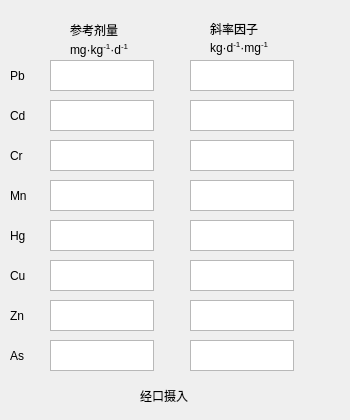
    <widget class="QWidget" name="tab">
     <property name="styleSheet">
      <string notr="true"/>
     </property>
     <attribute name="title">
      <string>经口摄入</string>
     </attribute>
     <widget class="QLabel" name="label_60">
      <property name="geometry">
       <rect>
        <x>10</x>
        <y>340</y>
        <width>61</width>
        <height>31</height>
       </rect>
      </property>
      <property name="text">
       <string>As</string>
      </property>
     </widget>
     <widget class="QLabel" name="label_52">
      <property name="geometry">
       <rect>
        <x>10</x>
        <y>140</y>
        <width>61</width>
        <height>31</height>
       </rect>
      </property>
      <property name="text">
       <string>Cr</string>
      </property>
     </widget>
     <widget class="QLabel" name="label_54">
      <property name="geometry">
       <rect>
        <x>10</x>
        <y>100</y>
        <width>61</width>
        <height>31</height>
       </rect>
      </property>
      <property name="text">
       <string>Cd</string>
      </property>
     </widget>
     <widget class="QLabel" name="label_59">
      <property name="geometry">
       <rect>
        <x>10</x>
        <y>180</y>
        <width>61</width>
        <height>31</height>
       </rect>
      </property>
      <property name="text">
       <string>Mn</string>
      </property>
     </widget>
     <widget class="QLabel" name="label_57">
      <property name="geometry">
       <rect>
        <x>10</x>
        <y>260</y>
        <width>61</width>
        <height>31</height>
       </rect>
      </property>
      <property name="text">
       <string>Cu</string>
      </property>
     </widget>
     <widget class="QLabel" name="label_58">
      <property name="geometry">
       <rect>
        <x>10</x>
        <y>300</y>
        <width>61</width>
        <height>31</height>
       </rect>
      </property>
      <property name="text">
       <string>Zn</string>
      </property>
     </widget>
     <widget class="QLabel" name="label_56">
      <property name="geometry">
       <rect>
        <x>10</x>
        <y>60</y>
        <width>61</width>
        <height>31</height>
       </rect>
      </property>
      <property name="text">
       <string>Pb</string>
      </property>
     </widget>
     <widget class="QLabel" name="label_53">
      <property name="geometry">
       <rect>
        <x>10</x>
        <y>220</y>
        <width>61</width>
        <height>31</height>
       </rect>
      </property>
      <property name="text">
       <string>Hg</string>
      </property>
     </widget>
     <widget class="QTextEdit" name="rfdm_cd">
      <property name="geometry">
       <rect>
        <x>50</x>
        <y>100</y>
        <width>104</width>
        <height>31</height>
       </rect>
      </property>
     </widget>
     <widget class="QTextEdit" name="rfdm_cr">
      <property name="geometry">
       <rect>
        <x>50</x>
        <y>140</y>
        <width>104</width>
        <height>31</height>
       </rect>
      </property>
     </widget>
     <widget class="QTextEdit" name="rfdm_mn">
      <property name="geometry">
       <rect>
        <x>50</x>
        <y>180</y>
        <width>104</width>
        <height>31</height>
       </rect>
      </property>
     </widget>
     <widget class="QTextEdit" name="rfdm_as">
      <property name="geometry">
       <rect>
        <x>50</x>
        <y>340</y>
        <width>104</width>
        <height>31</height>
       </rect>
      </property>
     </widget>
     <widget class="QTextEdit" name="rfdm_cu">
      <property name="geometry">
       <rect>
        <x>50</x>
        <y>260</y>
        <width>104</width>
        <height>31</height>
       </rect>
      </property>
     </widget>
     <widget class="QTextEdit" name="rfdm_zn">
      <property name="geometry">
       <rect>
        <x>50</x>
        <y>300</y>
        <width>104</width>
        <height>31</height>
       </rect>
      </property>
     </widget>
     <widget class="QTextEdit" name="rfdm_pb">
      <property name="geometry">
       <rect>
        <x>50</x>
        <y>60</y>
        <width>104</width>
        <height>31</height>
       </rect>
      </property>
     </widget>
     <widget class="QTextEdit" name="rfdm_hg">
      <property name="geometry">
       <rect>
        <x>50</x>
        <y>220</y>
        <width>104</width>
        <height>31</height>
       </rect>
      </property>
     </widget>
     <widget class="QLabel" name="label_62">
      <property name="geometry">
       <rect>
        <x>70</x>
        <y>20</y>
        <width>71</width>
        <height>20</height>
       </rect>
      </property>
      <property name="text">
       <string>&lt;html&gt;&lt;head/&gt;&lt;body&gt;&lt;p&gt;参考剂量&lt;/p&gt;&lt;/body&gt;&lt;/html&gt;</string>
      </property>
     </widget>
     <widget class="QLabel" name="label_63">
      <property name="geometry">
       <rect>
        <x>210</x>
        <y>20</y>
        <width>131</width>
        <height>16</height>
       </rect>
      </property>
      <property name="text">
       <string>&lt;html&gt;&lt;head/&gt;&lt;body&gt;&lt;p&gt;斜率因子&lt;/p&gt;&lt;/body&gt;&lt;/html&gt;</string>
      </property>
     </widget>
     <widget class="QTextEdit" name="sfm_cr">
      <property name="geometry">
       <rect>
        <x>190</x>
        <y>140</y>
        <width>104</width>
        <height>31</height>
       </rect>
      </property>
     </widget>
     <widget class="QTextEdit" name="sfm_mn">
      <property name="geometry">
       <rect>
        <x>190</x>
        <y>180</y>
        <width>104</width>
        <height>31</height>
       </rect>
      </property>
     </widget>
     <widget class="QTextEdit" name="sfm_as">
      <property name="geometry">
       <rect>
        <x>190</x>
        <y>340</y>
        <width>104</width>
        <height>31</height>
       </rect>
      </property>
     </widget>
     <widget class="QTextEdit" name="sfm_pb">
      <property name="geometry">
       <rect>
        <x>190</x>
        <y>60</y>
        <width>104</width>
        <height>31</height>
       </rect>
      </property>
     </widget>
     <widget class="QTextEdit" name="sfm_cu">
      <property name="geometry">
       <rect>
        <x>190</x>
        <y>260</y>
        <width>104</width>
        <height>31</height>
       </rect>
      </property>
     </widget>
     <widget class="QTextEdit" name="sfm_zn">
      <property name="geometry">
       <rect>
        <x>190</x>
        <y>300</y>
        <width>104</width>
        <height>31</height>
       </rect>
      </property>
     </widget>
     <widget class="QTextEdit" name="sfm_cd">
      <property name="geometry">
       <rect>
        <x>190</x>
        <y>100</y>
        <width>104</width>
        <height>31</height>
       </rect>
      </property>
     </widget>
     <widget class="QTextEdit" name="sfm_hg">
      <property name="geometry">
       <rect>
        <x>190</x>
        <y>220</y>
        <width>104</width>
        <height>31</height>
       </rect>
      </property>
     </widget>
     <widget class="QLabel" name="label_86">
      <property name="geometry">
       <rect>
        <x>140</x>
        <y>380</y>
        <width>61</width>
        <height>31</height>
       </rect>
      </property>
      <property name="text">
       <string>经口摄入</string>
      </property>
     </widget>
     <widget class="QLabel" name="label_107">
      <property name="geometry">
       <rect>
        <x>70</x>
        <y>40</y>
        <width>81</width>
        <height>21</height>
       </rect>
      </property>
      <property name="text">
       <string>&lt;html&gt;&lt;head/&gt;&lt;body&gt;&lt;p&gt;&lt;span style=&quot; font-family:'Times New Roman'; color:#000000;&quot;&gt;mg·kg&lt;/span&gt;&lt;span style=&quot; font-family:'Times New Roman'; color:#000000; vertical-align:super;&quot;&gt;-1&lt;/span&gt;&lt;span style=&quot; font-family:'Times New Roman'; color:#000000;&quot;&gt;·d&lt;/span&gt;&lt;span style=&quot; font-family:'Times New Roman'; color:#000000; vertical-align:super;&quot;&gt;-1&lt;/span&gt;&lt;/p&gt;&lt;/body&gt;&lt;/html&gt;</string>
      </property>
     </widget>
     <widget class="QLabel" name="label_108">
      <property name="geometry">
       <rect>
        <x>210</x>
        <y>40</y>
        <width>131</width>
        <height>16</height>
       </rect>
      </property>
      <property name="text">
       <string>&lt;html&gt;&lt;head/&gt;&lt;body&gt;&lt;p&gt;&lt;span style=&quot; font-family:'Times New Roman'; color:#000000;&quot;&gt;kg·d&lt;/span&gt;&lt;span style=&quot; font-family:'Times New Roman'; color:#000000; vertical-align:super;&quot;&gt;-1&lt;/span&gt;&lt;span style=&quot; font-family:'Times New Roman'; color:#000000;&quot;&gt;·mg&lt;/span&gt;&lt;span style=&quot; font-family:'Times New Roman'; color:#000000; vertical-align:super;&quot;&gt;-1&lt;/span&gt;&lt;/p&gt;&lt;/body&gt;&lt;/html&gt;</string>
      </property>
     </widget>
    </widget>
